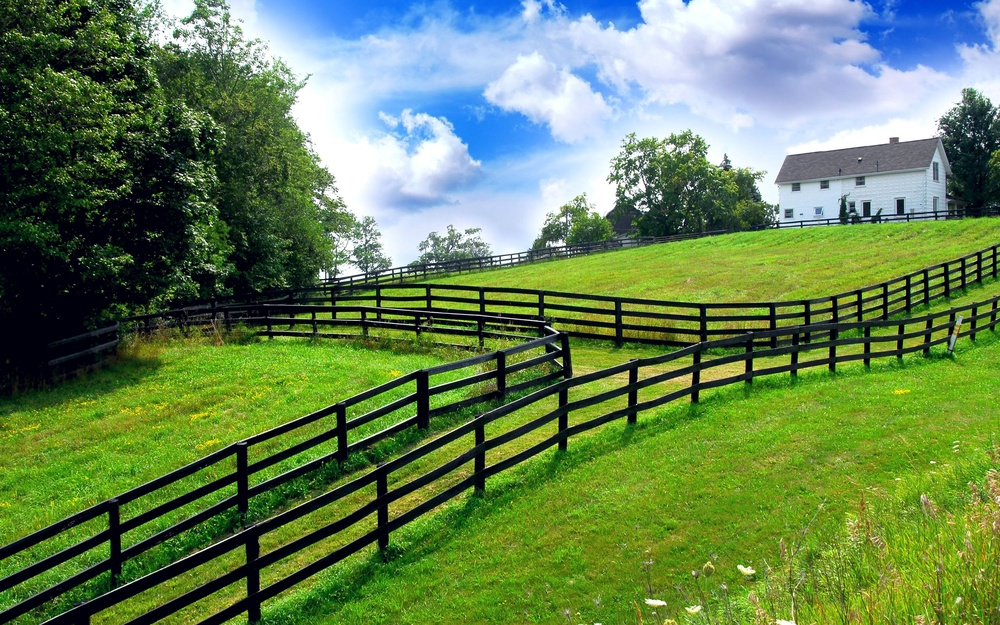
%> input picture Computer Vision/windows-8-wallpapers-2560x1600-233.jpg, 1000 x 625 px, shrunk from 2560 x 1600 before the run
$ octave blur_gaussian.m   (GNU Octave 9; MATLAB toolbox functions it lacks are replaced by stand-ins)
%> lines starting %> are read from the running program, lines starting %| are printed output that depends on the picture
% Apply a Gaussian filter to remove noise
img =imread('windows-8-wallpapers-2560x1600-233.jpg');
%> img is the input picture: size 625x1000x3 uint8; mean R, G, B 101.3, 130.3, 83.9

imshow(img);
disp(size(img));
%|     625   1000      3
% TODO: Add noise to the image
noise_sigma=30;
noise=randn(size(img));
img=img+noise*noise_sigma;
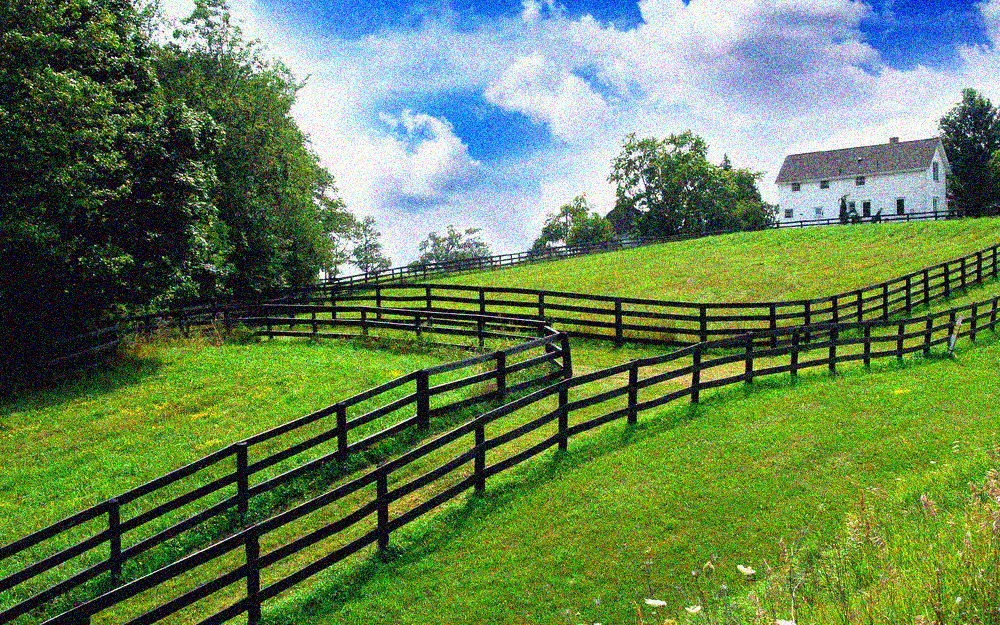
%> img: size 625x1000x3 uint8; mean R, G, B 102.8, 130.8, 85
imshow(img);
% TODO: Now apply a Gaussian filter to smooth out the noise
% Note: You may need to pkg load image;
hsize=31;
sigma=10;
h=fspecial('gaussian',hsize,sigma);

smooth=imfilter(img,h);
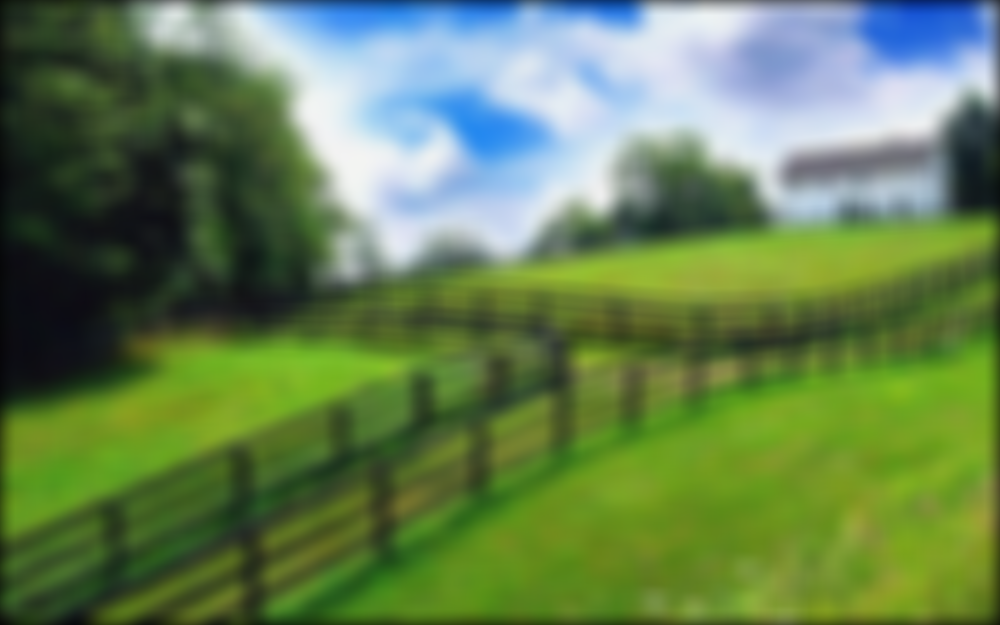
%> smooth: size 625x1000x3 uint8; mean R, G, B 101.4, 128.8, 83.4
imshow(img);
% [13 lines of commented-out code are left out]

$ run again, with Computer Vision/tiger.jpg copied over Computer Vision/windows-8-wallpapers-2560x1600-233.jpg
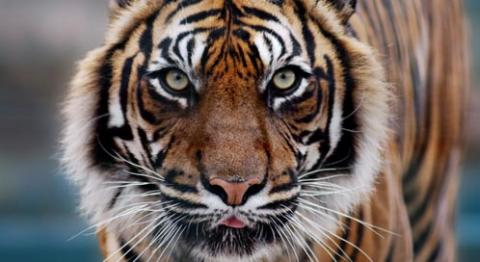
%> input picture Computer Vision/tiger.jpg, 480 x 262 px
%> img is the input picture: size 262x480x3 uint8; mean R, G, B 113.1, 100.6, 95.2
%|    262   480     3
%> `img=img+noise*noise_sigma;`:
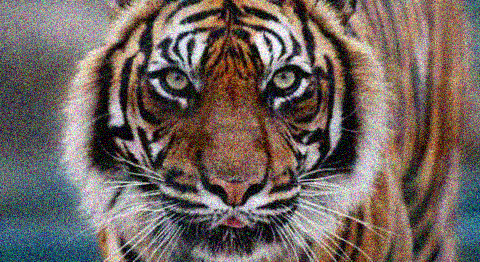
%> img: size 262x480x3 uint8; mean R, G, B 113.6, 101.4, 96.1
%> `smooth=imfilter(img,h);`:
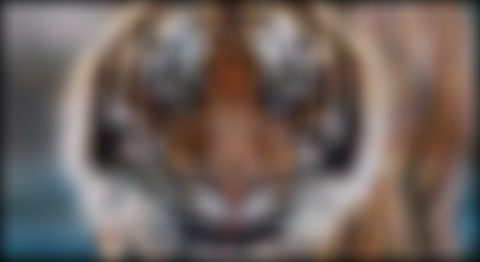
%> smooth: size 262x480x3 uint8; mean R, G, B 109.8, 97.6, 92.4
